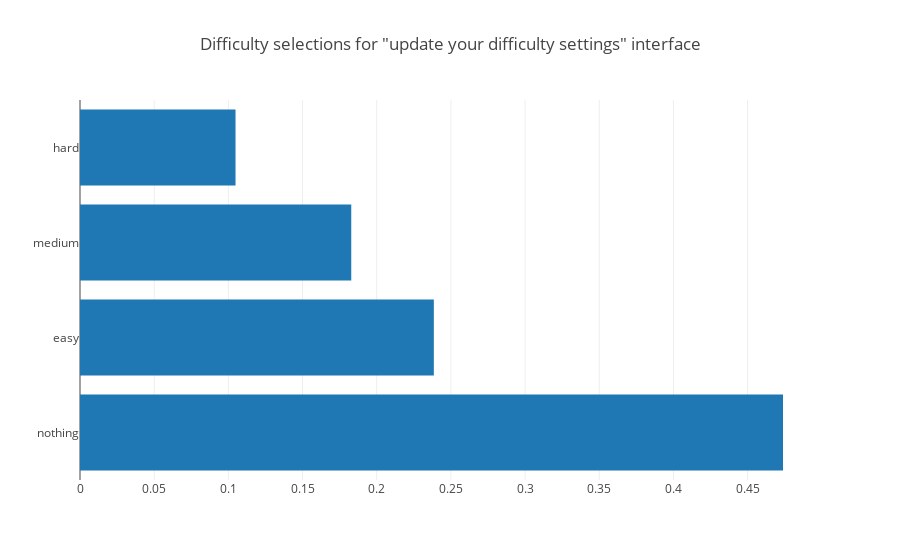

The code cell stored with this chart in its notebook:
### Code cell
plotdict(get_choose_difficulty_counts_for_user_list_user_normalized(difficulty_interface_to_users['settings_update']), 'Difficulty selections for "update your difficulty settings" interface')

### Figure 1 — Plotly figure (JSON) as saved in the notebook; plotly's stock layout.template omitted (floating-point values rounded to 4 significant figures)
{"data": [{"orientation": "h", "type": "bar", "uid": "4557789a-1615-4778-a1cf-36feb95ec664", "x": [0.4738, 0.2385, 0.1828, 0.1048], "y": ["nothing", "easy", "medium", "hard"]}], "layout": {"title": {"text": "Difficulty selections for \"update your difficulty settings\" interface"}}}
